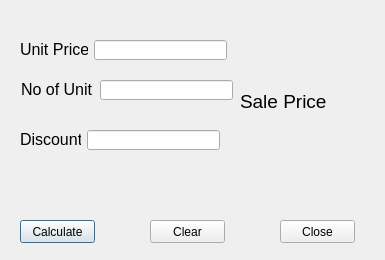
<?xml version="1.0" encoding="UTF-8"?>
<ui version="4.0">
 <class>Dialog</class>
 <widget class="QDialog" name="Dialog">
  <property name="geometry">
   <rect>
    <x>0</x>
    <y>0</y>
    <width>385</width>
    <height>260</height>
   </rect>
  </property>
  <property name="windowTitle">
   <string>Dialog</string>
  </property>
  <widget class="QLabel" name="label">
   <property name="geometry">
    <rect>
     <x>20</x>
     <y>40</y>
     <width>68</width>
     <height>19</height>
    </rect>
   </property>
   <property name="text">
    <string>&lt;html&gt;&lt;head/&gt;&lt;body&gt;&lt;p&gt;&lt;span style=&quot; font-size:12pt;&quot;&gt;Unit Price&lt;/span&gt;&lt;/p&gt;&lt;/body&gt;&lt;/html&gt;</string>
   </property>
  </widget>
  <widget class="QLabel" name="label_2">
   <property name="geometry">
    <rect>
     <x>21</x>
     <y>80</y>
     <width>73</width>
     <height>19</height>
    </rect>
   </property>
   <property name="text">
    <string>&lt;html&gt;&lt;head/&gt;&lt;body&gt;&lt;p&gt;&lt;span style=&quot; font-size:12pt;&quot;&gt;No of Unit&lt;/span&gt;&lt;/p&gt;&lt;/body&gt;&lt;/html&gt;</string>
   </property>
  </widget>
  <widget class="QLabel" name="label_3">
   <property name="geometry">
    <rect>
     <x>20</x>
     <y>130</y>
     <width>61</width>
     <height>19</height>
    </rect>
   </property>
   <property name="text">
    <string>&lt;html&gt;&lt;head/&gt;&lt;body&gt;&lt;p&gt;&lt;span style=&quot; font-size:12pt;&quot;&gt;Discount&lt;/span&gt;&lt;/p&gt;&lt;/body&gt;&lt;/html&gt;</string>
   </property>
  </widget>
  <widget class="QLineEdit" name="ln_unit">
   <property name="geometry">
    <rect>
     <x>94</x>
     <y>40</y>
     <width>133</width>
     <height>20</height>
    </rect>
   </property>
  </widget>
  <widget class="QLineEdit" name="ln_no">
   <property name="geometry">
    <rect>
     <x>100</x>
     <y>80</y>
     <width>133</width>
     <height>20</height>
    </rect>
   </property>
  </widget>
  <widget class="QLineEdit" name="ln_dis">
   <property name="geometry">
    <rect>
     <x>87</x>
     <y>130</y>
     <width>133</width>
     <height>20</height>
    </rect>
   </property>
  </widget>
  <widget class="QPushButton" name="pb_calc">
   <property name="geometry">
    <rect>
     <x>20</x>
     <y>220</y>
     <width>75</width>
     <height>23</height>
    </rect>
   </property>
   <property name="text">
    <string>Calculate</string>
   </property>
  </widget>
  <widget class="QPushButton" name="pb_close">
   <property name="geometry">
    <rect>
     <x>280</x>
     <y>220</y>
     <width>75</width>
     <height>23</height>
    </rect>
   </property>
   <property name="text">
    <string>Close</string>
   </property>
  </widget>
  <widget class="QLabel" name="lbl_Sale">
   <property name="geometry">
    <rect>
     <x>240</x>
     <y>90</y>
     <width>141</width>
     <height>23</height>
    </rect>
   </property>
   <property name="text">
    <string>&lt;html&gt;&lt;head/&gt;&lt;body&gt;&lt;p&gt;&lt;span style=&quot; font-size:14pt;&quot;&gt;Sale Price&lt;/span&gt;&lt;/p&gt;&lt;/body&gt;&lt;/html&gt;</string>
   </property>
  </widget>
  <widget class="QPushButton" name="pb_clear">
   <property name="geometry">
    <rect>
     <x>150</x>
     <y>220</y>
     <width>75</width>
     <height>23</height>
    </rect>
   </property>
   <property name="text">
    <string>Clear</string>
   </property>
  </widget>
 </widget>
 <resources/>
 <connections>
  <connection>
   <sender>pb_close</sender>
   <signal>clicked()</signal>
   <receiver>Dialog</receiver>
   <slot>close()</slot>
   <hints>
    <hint type="sourcelabel">
     <x>196</x>
     <y>229</y>
    </hint>
    <hint type="destinationlabel">
     <x>304</x>
     <y>193</y>
    </hint>
   </hints>
  </connection>
 </connections>
</ui>
